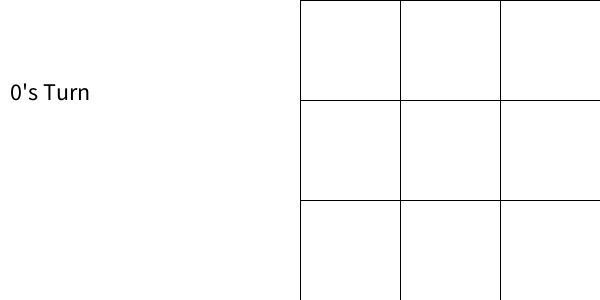
Frame 1 (no input)
Frame 60 (the mouse pressed at the canvas centre just before this capture): identical to frame 1, image omitted
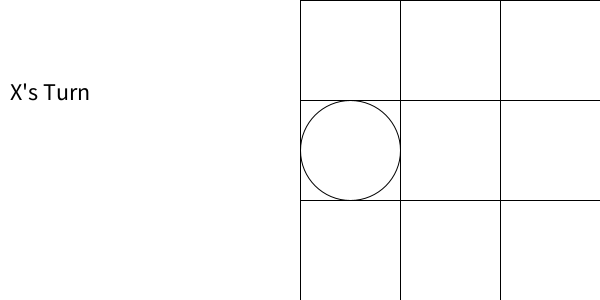
Frame 120 (the mouse held since frame 60 and released just before this capture)

The Processing sketch that drew these frames (run headless with seeded random() and noise(); from frame 60 on, the mouse is pressed at the canvas centre):

// Processing sketch: TicTacToe
// ── TicTacToe.pde
int [][] board; 
boolean [][] clicked; 
int size = 3; 
boolean player1 = true; 

void setup(){
  size(600, 300); 
  textSize(24); 
  
  board = new int[size][size]; 
  clicked = new boolean[size][size]; 
  
  for(int i = 0; i<size; i++){
    for(int j = 0; j<size; j++){
      board[i][j] = 0; 
      clicked[i][j] = false; 
    }
  }
}

void draw(){
  background(255); 
  
  for(int i= 0; i<size; i++){
    for(int j =0; j<size; j++){
      noFill(); 
      rect(300 + i*100, j*100, 100, 100); 
      
      if(board[i][j] == 1){
        ellipse(350 + i*100, j*100 +50, 100, 100);
      }
      
      if(board[i][j] == 2){
        line(300+i*100, j*100,i*100+400, j*100 + 100); 
        line(400+i*100, j*100,i*100+300, j*100 + 100);
      }
    }
  }
  fill(0);
  if(player1){
    text("0's Turn", 10, 100);
  }else{
    text("X's Turn", 10, 100);
  }
}

void mousePressed(){
  for(int i = 0; i< size; i++){
    for(int j = 0; j<size; j++){
      if(clicked[i][j] == false){
        if(mouseX>=300+i*100 && mouseX<=(300 + (i+1)*100) && 
        mouseY>=j*100 && mouseY<=(j+1)*100){
          clicked[i][j] = true;
          if(player1){
            //draws an O
            board[i][j] = 1; 
          }else{
            board[i][j] = 2; 
          }
          player1 = !player1; 
        }
      }
    }
  }
}
